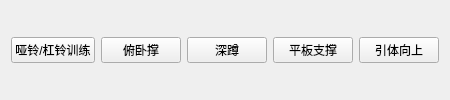
                            <widget class="QWidget" name="strong_trainingpage">
                             <layout class="QHBoxLayout" name="horizontalLayout_18">
                              <item>
                               <widget class="QPushButton" name="btn_dumbbell_training">
                                <property name="text">
                                 <string>哑铃/杠铃训练</string>
                                </property>
                               </widget>
                              </item>
                              <item>
                               <widget class="QPushButton" name="btn_push_ups">
                                <property name="text">
                                 <string>俯卧撑</string>
                                </property>
                               </widget>
                              </item>
                              <item>
                               <widget class="QPushButton" name="btn_squats">
                                <property name="text">
                                 <string>深蹲</string>
                                </property>
                               </widget>
                              </item>
                              <item>
                               <widget class="QPushButton" name="btn_plank">
                                <property name="text">
                                 <string>平板支撑</string>
                                </property>
                               </widget>
                              </item>
                              <item>
                               <widget class="QPushButton" name="btn_pull_ups">
                                <property name="text">
                                 <string>引体向上</string>
                                </property>
                               </widget>
                              </item>
                             </layout>
                            </widget>
